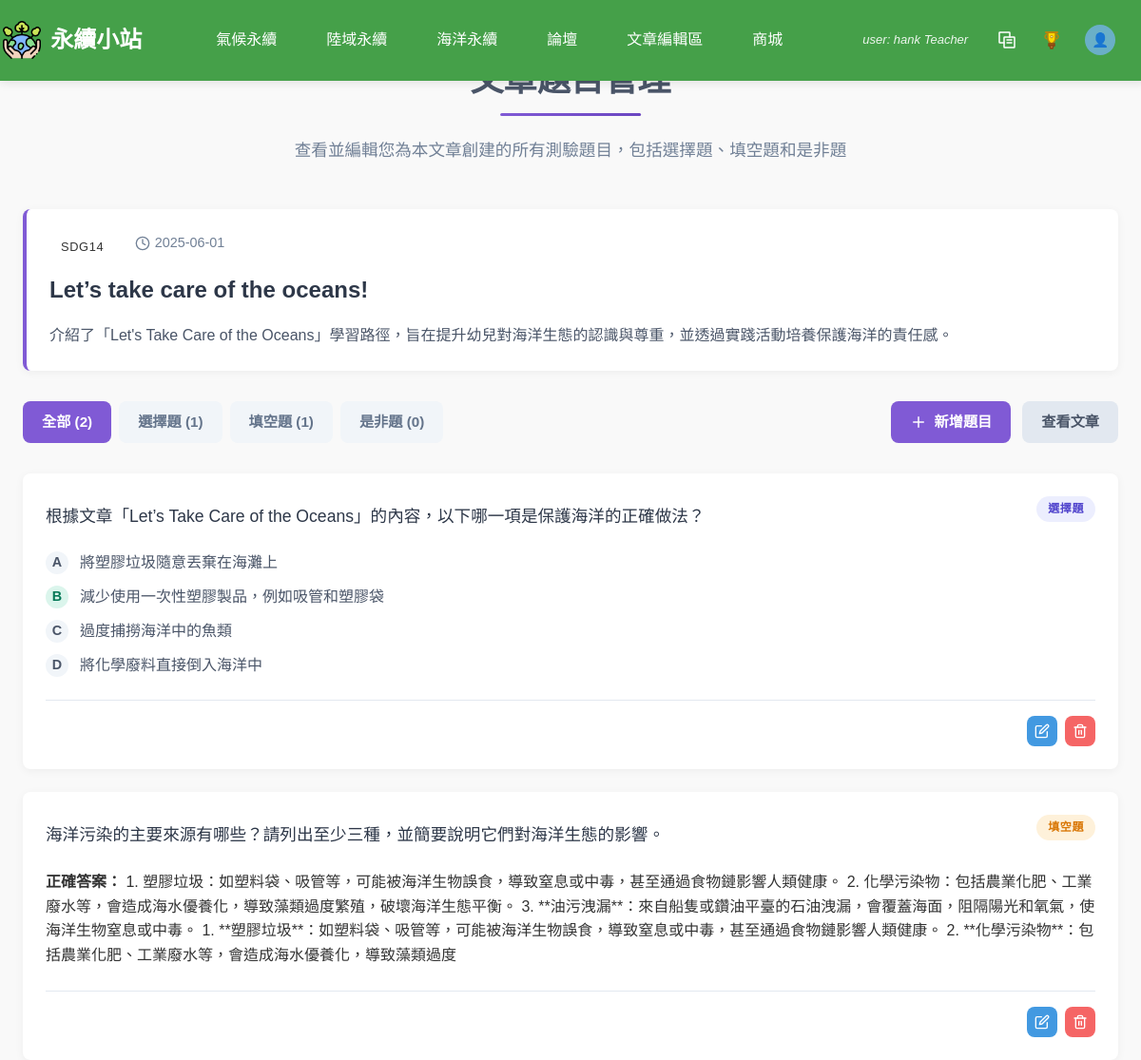
/php/article_questions.php?article_id=35 (signed in), run on the app's committed database.
### tables this page shows
CREATE TABLE `article` (
  `ArticleID` int(11) NOT NULL COMMENT '文章編號 (PK)',
  `Title` varchar(100) NOT NULL COMMENT '標題',
  `Category` varchar(50) NOT NULL COMMENT '分類',
  `ImageURL` varchar(255) DEFAULT NULL COMMENT '圖片網址',
  `Description` text DEFAULT NULL COMMENT '簡介',
  `ArticleURL` varchar(255) NOT NULL COMMENT '文章網址',
  `UserID` int(11) NOT NULL,
  `Content` longtext DEFAULT NULL COMMENT '文章內容',
  `created_at` timestamp NOT NULL DEFAULT current_timestamp(),
  `teacher_summary` longtext DEFAULT NULL COMMENT '老師重點整理'
);

CREATE TABLE `choicequiz` (
  `choiceID` int(11) NOT NULL COMMENT '選擇題編號 (PK)',
  `QuestionText` text NOT NULL COMMENT '問題文字',
  `OptionA` varchar(100) NOT NULL COMMENT '選項A',
  `OptionB` varchar(100) NOT NULL COMMENT '選項B',
  `OptionC` varchar(100) NOT NULL COMMENT '選項C',
  `OptionD` varchar(100) NOT NULL COMMENT '選項D',
  `CorrectAnswer` char(1) NOT NULL COMMENT '正確答案 (A/B/C/D)',
  `UserID` int(11) NOT NULL COMMENT '出題者 (FK to User)',
  `ArticleID` int(11) DEFAULT NULL COMMENT 'FK to Article'
);

CREATE TABLE `fillquiz` (
  `fillID` int(11) NOT NULL COMMENT '填充題編號 (PK)',
  `QuestionText` text NOT NULL COMMENT '問題文字',
  `CorrectAnswer` varchar(255) NOT NULL COMMENT '正確答案',
  `UserID` int(11) NOT NULL COMMENT '出題者 (FK to User)',
  `ArticleID` int(11) DEFAULT NULL COMMENT 'FK to Article'
);

### php/article_questions.php (the view, shortened to what this page needs)
<?php
require_once 'db_connect.php';
$article_id = isset($_GET['article_id']) ? $_GET['article_id'] : null;
$user_id = $_SESSION['user_id'] ?? null;
$check_sql = "SELECT * FROM article WHERE ArticleID = ? AND UserID = ?";
$check_stmt = $conn->prepare($check_sql);
if ($check_stmt) {
    $check_stmt->bind_param("ss", $article_id, $user_id);
    $check_stmt->execute();
    $check_result = $check_stmt->get_result();
    $article = $check_result->fetch_assoc();
} else {
    header("Location: teacher_articles.php");
    exit();
}
$question_type = isset($_GET['type']) ? $_GET['type'] : 'all';
$choice_questions = [];
if ($question_type == 'all' || $question_type == 'choice') {
    $choice_sql = "SELECT * FROM choicequiz WHERE ArticleID = ? AND UserID = ?";
    $choice_stmt = $conn->prepare($choice_sql);
    if ($choice_stmt) {
        $choice_stmt->bind_param("ss", $article_id, $user_id);
        $choice_stmt->execute();
        $choice_result = $choice_stmt->get_result();
        while ($row = $choice_result->fetch_assoc()) {
            $row['type'] = 'choice';
            $choice_questions[] = $row;
        }
    }
}
$fill_questions = [];
if ($question_type == 'all' || $question_type == 'fill') {
    $fill_sql = "SELECT * FROM fillquiz WHERE ArticleID = ? AND UserID = ?";
    $fill_stmt = $conn->prepare($fill_sql);
    if ($fill_stmt) {
        $fill_stmt->bind_param("ss", $article_id, $user_id);
        $fill_stmt->execute();
        $fill_result = $fill_stmt->get_result();
        while ($row = $fill_result->fetch_assoc()) {
            $row['type'] = 'fill';
            $fill_questions[] = $row;
        }
    }
}
$tf_questions = [];
$all_questions = array_merge($choice_questions, $fill_questions, $tf_questions);
$time_field = '';
if (!empty($all_questions)) {
    $first_question = reset($all_questions);
}
if (!empty($time_field)) {
    usort($all_questions, function($a, $b) use ($time_field) {
        return strtotime($b[$time_field] ?? 0) - strtotime($a[$time_field] ?? 0);
    });
} else {
    usort($all_questions, function($a, $b) {
        $a_id = 0;
        $b_id = 0;
        if ($a['type'] === 'choice') {
            foreach (['ChoiceQuizID', 'QuizID', 'ID', 'Id', 'id'] as $field) {
                if (isset($a[$field])) {
                    $a_id = $a[$field];
                    break;
                }
            }
        } elseif ($a['type'] === 'fill') {
            foreach (['FillQuizID', 'QuizID', 'ID', 'Id', 'id'] as $field) {
                if (isset($a[$field])) {
                    $a_id = $a[$field];
                    break;
                }
            }
        } elseif ($a['type'] === 'tf') {
            foreach (['TFQuizID', 'QuizID', 'ID', 'Id', 'id'] as $field) {
                if (isset($a[$field])) {
                    $a_id = $a[$field];
                    break;
                }
            }
        }
        if ($b['type'] === 'choice') {
            foreach (['ChoiceQuizID', 'QuizID', 'ID', 'Id', 'id'] as $field) {
                if (isset($b[$field])) {
                    $b_id = $b[$field];
                    break;
                }
            }
        } elseif ($b['type'] === 'fill') {
            foreach (['FillQuizID', 'QuizID', 'ID', 'Id', 'id'] as $field) {
                if (isset($b[$field])) {
                    $b_id = $b[$field];
                    break;
                }
            }
        } elseif ($b['type'] === 'tf') {
            foreach (['TFQuizID', 'QuizID', 'ID', 'Id', 'id'] as $field) {
                if (isset($b[$field])) {
                    $b_id = $b[$field];
                    break;
                }
            }
        }
        return $b_id - $a_id;
    });
}
$choice_count = count($choice_questions);
$fill_count = count($fill_questions);
$tf_count = count($tf_questions);
$total_count = count($all_questions);
$page = isset($_GET['page']) ? (int)$_GET['page'] : 1;
$per_page = 10;
$total_pages = ceil($total_count / $per_page);
$page = max(1, min($page, $total_pages));
$start = ($page - 1) * $per_page;
$current_questions = array_slice($all_questions, $start, $per_page);
?>
<!DOCTYPE html>
<html lang="zh-TW">
<head>
    <link rel="stylesheet" href="../css/nav3.css">
    <link rel="stylesheet" href="../css/article_questions.css">
</head>
<body>
    <header>
        <?php include "nav.php"; ?>
    </header>
    <main class="container">
        <div class="page-header">
            <h1>文章題目管理</h1>
            <p>查看並編輯您為本文章創建的所有測驗題目，包括選擇題、填空題和是非題</p>
        </div>
        <div class="article-info">
            <?php
            $category_class = '';
            ?>
            <span class="category <?php echo $category_class; ?>"><?php echo htmlspecialchars($article['Category'] ?? '未分類'); ?></span>
            <span class="date">
                <svg xmlns="http://www.w3.org/2000/svg" viewBox="0 0 24 24" fill="none" stroke="currentColor" stroke-width="2" stroke-linecap="round" stroke-linejoin="round">
                    <circle cx="12" cy="12" r="10"></circle>
                    <polyline points="12 6 12 12 16 14"></polyline>
                </svg>
                <?php
                $article_date_value = '';
                foreach (['created_at', 'CreatedAt', 'createdAt', 'CreateTime', 'createTime', 'CreateDate', 'createDate'] as $field) {
                    if (isset($article[$field])) {
                        $article_date_value = $article[$field];
                        break;
                    }
                }
                if (!empty($article_date_value)) {
                    echo date('Y-m-d', strtotime($article_date_value));
                } else {
                    echo '未知日期';
                }
                ?>
            </span>
            <h2><?php echo htmlspecialchars($article['Title'] ?? '無標題'); ?></h2>
            <div class="article-description">
                <?php
                if (!empty($article['Description'])) {
                    echo htmlspecialchars($article['Description']);
                } else {
                    echo htmlspecialchars(mb_substr(strip_tags($article['Content'] ?? ''), 0, 200, 'UTF-8')) . '...';
                }
                ?>
            </div>
        </div>
        <div class="questions-controls">
            <div class="questions-tabs">
                <a href="?article_id=<?php echo $article_id; ?>&type=all" class="tab <?php echo $question_type == 'all' ? 'active' : ''; ?>">
                    全部 (<?php echo $total_count; ?>)
                </a>
                <a href="?article_id=<?php echo $article_id; ?>&type=choice" class="tab <?php echo $question_type == 'choice' ? 'active' : ''; ?>">
                    選擇題 (<?php echo $choice_count; ?>)
                </a>
                <a href="?article_id=<?php echo $article_id; ?>&type=fill" class="tab <?php echo $question_type == 'fill' ? 'active' : ''; ?>">
                    填空題 (<?php echo $fill_count; ?>)
                </a>
                <a href="?article_id=<?php echo $article_id; ?>&type=tf" class="tab <?php echo $question_type == 'tf' ? 'active' : ''; ?>">
                    是非題 (<?php echo $tf_count; ?>)
                </a>
            </div>
            <div class="question-actions">
                <a href="deepseek-test.php?article_id=<?php echo $article_id; ?>" class="btn btn-primary">
                    <svg xmlns="http://www.w3.org/2000/svg" viewBox="0 0 24 24" fill="none" stroke="currentColor" stroke-width="2" stroke-linecap="round" stroke-linejoin="round">
                        <line x1="12" y1="5" x2="12" y2="19"></line>
                        <line x1="5" y1="12" x2="19" y2="12"></line>
                    </svg>
                    新增題目
                </a>
                <a href="article.php?id=<?php echo $article_id; ?>" class="btn btn-secondary">
                    查看文章
                </a>
            </div>
        </div>
        <div class="questions-list">
            <?php if (empty($current_questions)): ?>
                <div class="no-questions">
                    <h3>目前沒有題目</h3>
                    <p>您尚未為此文章創建任何測驗題目。點擊「新增題目」按鈕開始創建您的第一個題目。</p>
                    <a href="deepseek-test.php?article_id=<?php echo $article_id; ?>" class="btn btn-primary">
                        <svg xmlns="http://www.w3.org/2000/svg" viewBox="0 0 24 24" fill="none" stroke="currentColor" stroke-width="2" stroke-linecap="round" stroke-linejoin="round">
                            <line x1="12" y1="5" x2="12" y2="19"></line>
                            <line x1="5" y1="12" x2="19" y2="12"></line>
                        </svg>
                        新增題目
                    </a>
                </div>
            <?php else: ?>
                <?php foreach ($current_questions as $question): ?>
                    <div class="question-card">
                        <?php
                        switch ($question['type']) {
                            case 'choice':
                                echo '<span class="question-type choice">選擇題</span>';
                                $options = [
                                    'A' => $question['OptionA'] ?? '',
                                    'B' => $question['OptionB'] ?? '',
                                    'C' => $question['OptionC'] ?? '',
                                    'D' => $question['OptionD'] ?? ''
                                ];
                                $correct_answer = $question['CorrectAnswer'] ?? '';
                                $question_id = $question['choiceID'] ?? '';
                                $delete_url = "?article_id={$article_id}&delete_question={$question_id}&question_type=choice";
                                break;
                            case 'fill':
                                echo '<span class="question-type fill">填空題</span>';
                                $options = [];
                                $correct_answer = $question['CorrectAnswer'] ?? '';
                                $question_id = $question['fillID'] ?? '';
                                $delete_url = "?article_id={$article_id}&delete_question={$question_id}&question_type=fill";
                                break;
                        }
                        ?>
                        <div class="question-content">
                            <?php echo htmlspecialchars($question['QuestionText'] ?? ''); ?>
                        </div>
                        <?php if (!empty($options)): ?>
                            <div class="question-options">
                                <?php foreach ($options as $key => $value): ?>
                                    <?php if (!empty($value)): ?>
                                        <div class="question-option">
                                            <span class="option-marker <?php echo $key === $correct_answer ? 'correct' : ''; ?>">
                                                <?php echo $key; ?>
                                            </span>
                                            <span class="option-text">
                                                <?php echo htmlspecialchars($value); ?>
                                            </span>
                                        </div>
                                    <?php endif; ?>
                                <?php endforeach; ?>
                            </div>
                        <?php else: ?>
                            <div class="question-answer">
                                <strong>正確答案：</strong> <?php echo htmlspecialchars($correct_answer); ?>
                            </div>
                        <?php endif; ?>
                        <div class="question-footer">
                            <div class="question-actions-footer">
                                <a href="deepseek-test.php?article_id=<?php echo $article_id; ?>&edit_id=<?php echo $question_id; ?>&question=<?php echo htmlspecialchars(urlencode($question['QuestionText'] ?? '')); ?>&type=<?php echo $question['type']; ?>&answer=<?php
                                    if ($question['type'] === 'choice' || $question['type'] === 'fill') {
                                        echo htmlspecialchars(urlencode($question['CorrectAnswer'] ?? ''));
                                    } else if ($question['type'] === 'tf') {
                                        echo htmlspecialchars(urlencode($question['CorrectAnswer'] ? 'T' : 'F'));
                                    }
                                ?><?php
                                    if ($question['type'] === 'choice') {
                                        echo '&option_a=' . htmlspecialchars(urlencode($options['A'] ?? ''));
                                        echo '&option_b=' . htmlspecialchars(urlencode($options['B'] ?? ''));
                                        echo '&option_c=' . htmlspecialchars(urlencode($options['C'] ?? ''));
                                        echo '&option_d=' . htmlspecialchars(urlencode($options['D'] ?? ''));
                                    }
                                ?>" class="action-link edit" title="編輯題目">
                                    <svg xmlns="http://www.w3.org/2000/svg" viewBox="0 0 24 24" fill="none" stroke="currentColor" stroke-width="2" stroke-linecap="round" stroke-linejoin="round">
                                        <path d="M11 4H4a2 2 0 0 0-2 2v14a2 2 0 0 0 2 2h14a2 2 0 0 0 2-2v-7"></path>
                                        <path d="M18.5 2.5a2.121 2.121 0 0 1 3 3L12 15l-4 1 1-4 9.5-9.5z"></path>
                                    </svg>
                                </a>
                                <a href="<?php echo $delete_url; ?>" class="action-link delete" title="刪除題目" onclick="return confirm('確定要刪除這個題目嗎？');">
                                </a>
                            </div>
                        </div>
                    </div>
                <?php endforeach; ?>
            <?php endif; ?>
        </div>
    </main>
</body>
</html>

### data on the page
article: Category "SDG14", created_at "2025-06-01", Title "Let’s take care of the oceans!", Description "介紹了「Let's Take Care of the Oceans」學習路徑，旨在提升幼兒對海洋生態的認識與尊重，並透過實踐活動培養保護海洋的責任感。"
choicequiz: shows "選擇題", QuestionText "根據文章「Let’s Take Care of the Oceans」的內容，以下哪一項是保護海洋的正確做法？", key "A", OptionA "將塑膠垃圾隨意丟棄在海灘上", key "B", OptionB "減少使用一次性塑膠製品，例如吸管和塑膠袋", key "C", OptionC "過度捕撈海洋中的魚類", key "D", OptionD "將化學廢料直接倒入海洋中"
fillquiz: shows "填空題", QuestionText "海洋污染的主要來源有哪些？請列出至少三種，並簡要說明它們對海洋生態的影響。", CorrectAnswer "1. 塑膠垃圾：如塑料袋、吸管等，可能被海洋生物誤食，導致窒息或中毒，甚至通過食物鏈影響人類健康。 2. 化學污染物：包括農業化肥、工業廢水等，會造成海水優養化，導致藻類過度繁殖，破壞海洋生態平衡。 3. **油污洩漏**：來自船隻或鑽油平臺的石油洩漏，會覆蓋海面，阻隔陽光和氧氣，使海洋生物窒息或中毒。 1. **塑膠垃圾**：如塑料袋、吸管等，可能被海洋生物誤食，導致窒息或中毒，甚至通過食物鏈影響人類健康。 2. **化學污染物**：包括農業化肥、工業廢水等，會造成海水優養化，導致藻類過度"

### other printed values
$_SESSION['username'] "hank"
$_SESSION['role'] "Teacher"
$total_count "2"
$choice_count "1"
$fill_count "1"
$tf_count "0"
